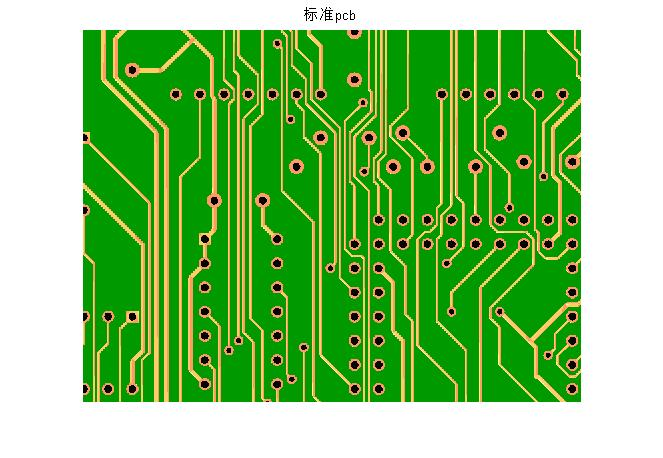
%> input picture Matlab/pcbDetection/standard.jpg, 663 x 458 px
$ octave --eval "pcd;"   (GNU Octave 9; MATLAB toolbox functions it lacks are replaced by stand-ins)
%> lines starting %> are read from the running program, lines starting %| are printed output that depends on the picture; in (x1, y1, x2, y2) boxes, pixels count from 0 and x2, y2 are one past the last pixel; in counts of white or black regions, pixels touching at a corner belong together; the program's own positions count from 1
function pcd()

%对待检测PCB板预处理
function tgtImg = pre_process(srcImg)

srcImg_gray = rgb2gray(srcImg);%灰度化
src_med = medfilt2(srcImg_gray);%中值滤波
src_bw = im2bw(src_med);%二值化

src_spur = bwmorph(src_bw,'spur',8);%去除物体小的分支
src_fill = bwmorph(src_spur,'fill');%填充孤立黑点
tgtImg = bwmorph(src_fill,'clean');%去除孤立亮点
end

%对标准PCB板图像进行预处理
%认为标准PCB板的图像为理想情况，只用进行灰度化和二值化
function tgtImg = getBW(srcImg)

srcImg_gray = rgb2gray(srcImg);%灰度化
srcImg_bw = im2bw(srcImg_gray);%二值化
tgtImg = srcImg_bw;

end
%对待测PCB图像进行旋转
function tgtImg = roateImg(stdImg,srcImg)

src_rect=[80 370 150 130];%待检测pcb图像中选取参与互相关计算区域的矩阵
std_rect=[40 320 200 190];% 标准pcb图像中选取参与互相关计算区域的矩阵
std_sub=imcrop(stdImg,std_rect);%剪裁标准pcb图像
max_c=0;%初始化互相关最大值
    for rr=-2:1:2%待检测pcb图像依次旋转的角度（步进值可调）
        src_rot=imrotate(srcImg,rr,'nearest');%待检测pcb图像旋转，使用邻近插值法
        src_sub=imcrop(src_rot,src_rect);%裁剪带检测pcb图像
        c=normxcorr2(src_sub,std_sub);%计算互相系数
        [max_c1,imax1]=max(abs(c(:)));%max_c1为系数最大值，imax1为系数最大值对应的位置下标
        if(max_c1>max_c)%每一次循环的最大值进行比较
            max_c=max_c1;%取最大的值
            angle=rr;%把取得最大值时对应的旋转角度赋给angle
        end
    end
src_tz=imrotate(srcImg,angle,'nearest');%按angle角，对待检测pcb图像进行旋转修正
src_tz_sub=imcrop(src_tz,src_rect);%此时两幅图像的轴向已平行，重新计算互相关系数
cc=normxcorr2(src_tz_sub,std_sub);%
[max_cc,imax]=max(abs(cc(:)));%
[ypeak,xpeak]=ind2sub(size(cc),imax);%将下标转化为行列的表示形式
yd=[ypeak-(src_rect(4)+1) xpeak-(src_rect(3)+1)];%子图需移动的量
std_dc=[yd(1)+std_rect(2) yd(2)+std_rect(1)];%标准pcb图像在调整后的待检测图像中的坐标
xz=[std_dc(1)-src_rect(2) std_dc(2)-src_rect(1)];%像素修正值
dc_qu_rect=[1-xz(2) 1-xz(1) size(stdImg,2)-1 size(stdImg,1)-1]; %调整后的待检测图像中选取与标准图像同等大小的区域矩阵
dc_qu=imcrop(src_tz,dc_qu_rect);%裁剪调整后的待检测pcb图像
tgtImg = dc_qu;

end
function tgtImg = xorImg(stdImg,srcImg,std_rgb)
 ImgXor=xor(stdImg,srcImg);%图像异或运算
 MN=[3 3];
 se=strel('rectangle',MN);%定义结构元素
 imr=imerode(ImgXor,se);%腐蚀运算
 imd=imdilate(imr,se);%膨胀运算
 rgb=label2rgb(imd,@autumn,'g');%标注对象变为彩色，采用autumn映射表，背景为绿色
 tgtImg=imlincomb(.6,rgb,.4,std_rgb);%将两幅图像按比例线性组合


end


std_rgb =  imread('standard.jpg');
%> std_rgb is the input picture: size 458x663x3 uint8; mean R, G, B 131.8, 193.9, 113.1
figure()
imshow(std_rgb);
title('标准图');

stdImg = getBW(std_rgb);
%> in getBW, `srcImg_bw = im2bw(srcImg_gray);`:
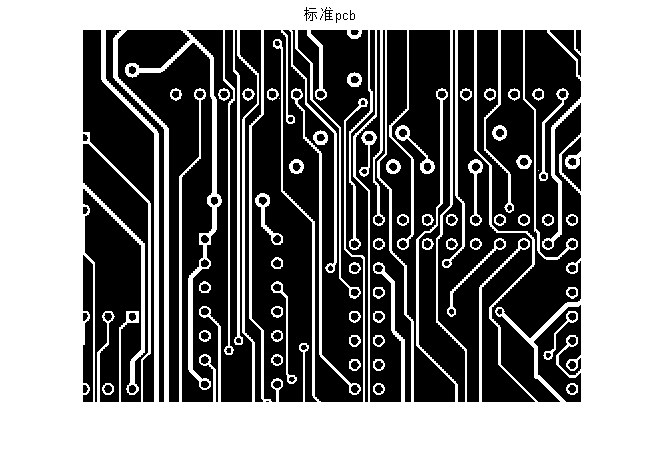
%> srcImg_bw: size 458x663 logical; 51.4% white; 129 black regions (9 under 20 px), largest, box (x1, y1, x2, y2) and area: (252, 30, 375, 402) 32496, (118, 30, 257, 402) 25502, (477, 30, 581, 402) 21654
figure()
imshow(stdImg);
title('标准图二值化');

src_rgb = imread('untreated.jpg');
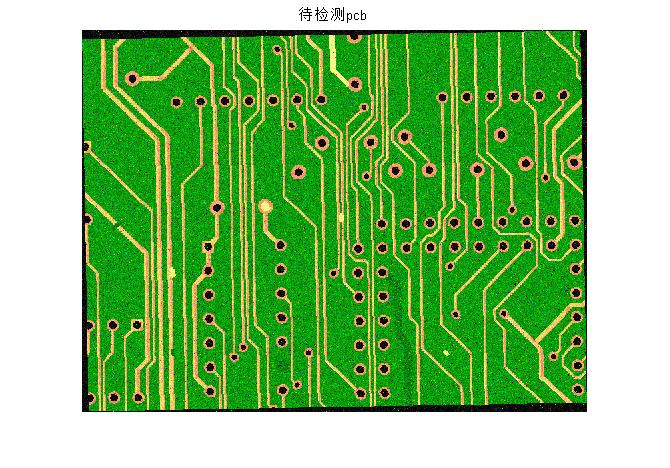
%> input picture Matlab/pcbDetection/untreated.jpg, 670 x 468 px
%> src_rgb is the input picture: size 468x670x3 uint8; mean R, G, B 134.3, 191, 118.4
figure()
imshow(src_rgb);
title('待检测图');

srcImg = pre_process(src_rgb);
%> in pre_process, `src_bw = im2bw(src_med);`: src_bw: size 468x670 logical; 50.6% white; 121 black regions (29 under 20 px), largest, box (x1, y1, x2, y2) and area: (82, 30, 587, 412) 150633, (243, 216, 245, 278) 124, (384, 94, 386, 140) 91
%> in pre_process, `tgtImg = bwmorph(src_fill,'clean');`: tgtImg: size 468x670 logical; 50.6% white; 116 black regions (24 under 20 px), largest, box (x1, y1, x2, y2) and area: (82, 30, 587, 412) 150634, (243, 216, 245, 278) 124, (384, 94, 386, 140) 91
figure()
imshow(srcImg);
title('待检测图二值化');

srcRot = roateImg(stdImg,srcImg);
%> in roateImg, `std_sub=imcrop(stdImg,std_rect);`: std_sub: size 139x201 logical; 66% white; 20 black regions (4 under 20 px), largest, box (x1, y1, x2, y2) and area: (143, 0, 179, 83) 2184, (82, 0, 109, 83) 1403, (176, 0, 201, 83) 1377
%> the loop in roateImg, `for rr=-2:1:2` made 5 passes
%> (max_c1, imax1, max_c) on passes 1 to 3: (0.754, 47661, 0.754), (0.778, 45467, 0.778), (0.841, 43748, 0.841)
%> (max_c1, imax1) on passes 4 to 5: (0.793, 44216), (0.723, 44777)
%> pass 1, in roateImg, `src_sub=imcrop(src_rot,src_rect);`:
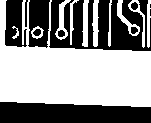
%> src_sub: size 123x151 logical; 57.3% white; 11 black regions (2 under 20 px), largest, box (x1, y1, x2, y2) and area: (49, 0, 151, 51) 3362, (0, 102, 151, 123) 2785, (28, 0, 50, 48) 800
%> pass 1, in roateImg, `c=normxcorr2(src_sub,std_sub);`:
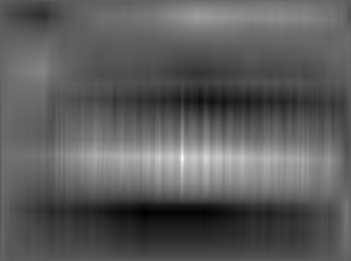
%> c: size 261x351 double; min -0.456, max 0.754, mean -0.017; drawn with min black and max white
%> after the loop in roateImg, `for rr=-2:1:2`: angle = 0
%> in roateImg, `src_tz_sub=imcrop(src_tz,src_rect);`:
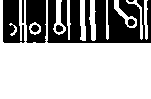
%> src_tz_sub: size 99x151 logical; 68.5% white; 8 black regions (1 under 20 px), largest, box (x1, y1, x2, y2) and area: (47, 0, 151, 43) 3107, (26, 0, 46, 43) 718, (3, 0, 25, 43) 705
%> in roateImg, `cc=normxcorr2(src_tz_sub,std_sub);`:
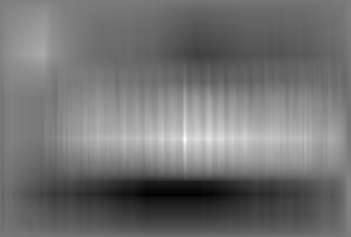
%> cc: size 237x351 double; min -0.788, max 0.841, mean -0.057; drawn with min black and max white
%> in roateImg, `[max_cc,imax]=max(abs(cc(:)));`: max_cc = 0.841; imax = 43748
%> in roateImg, `[ypeak,xpeak]=ind2sub(size(cc),imax);`: ypeak = 140; xpeak = 185
%> in roateImg, `yd=[ypeak-(src_rect(4)+1) xpeak-(src_rect(3)+1)];`: yd = [9 34]
%> in roateImg, `std_dc=[yd(1)+std_rect(2) yd(2)+std_rect(1)];`: std_dc = [329 74]
%> in roateImg, `xz=[std_dc(1)-src_rect(2) std_dc(2)-src_rect(1)];`: xz = [-41 -6]
%> in roateImg, `dc_qu_rect=[1-xz(2) 1-xz(1) size(stdImg,2)-1 size(stdImg,1)-1];`: dc_qu_rect = [7 42 662 457]
%> in roateImg, `dc_qu=imcrop(src_tz,dc_qu_rect);`:
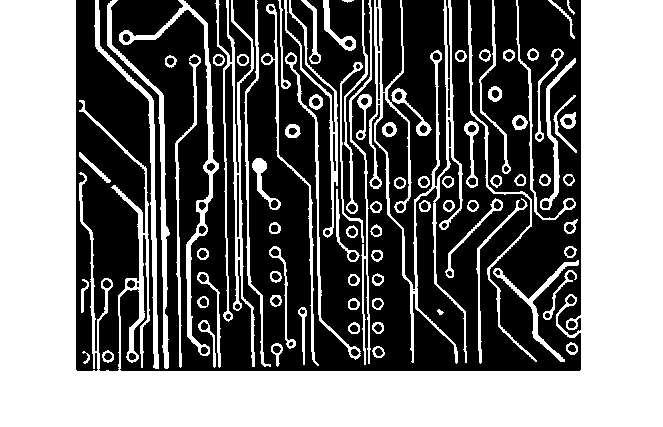
%> dc_qu: size 427x663 logical; 47.1% white; 87 white regions, largest, box (x1, y1, x2, y2) and area: (0, 0, 663, 427) 98958, (369, 0, 467, 364) 4882, (215, 0, 255, 367) 2701
figure();
imshow(srcRot);
title('匹配后的待检测pcb图像');

%> (the run ends here)
